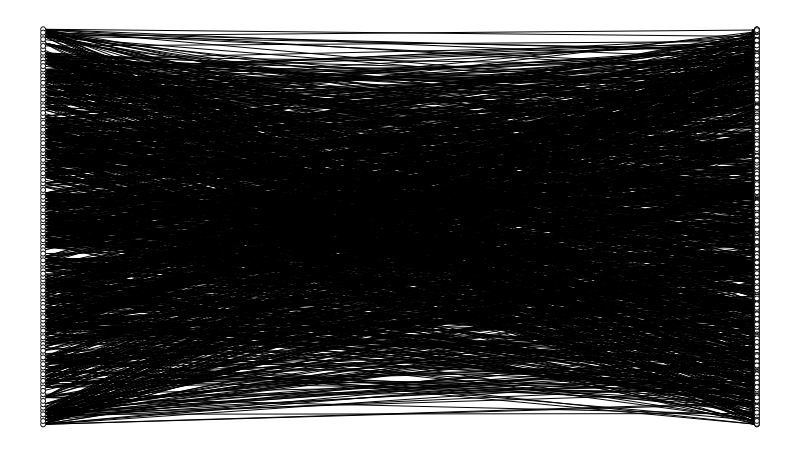

The cell this chart's notebook holds for it:
### Code cell
g1 = fm.load('twomode1.gml')
g1.set_all_nodes('size', 5)
g1.set_all_nodes('labpos', 'hover')
g1.move('bipartite', [n for n in g1.nodes if g1.nodes[n]['type'] == 'filme'])
g1.draw()

### Figure 1 — Plotly figure (JSON) as saved in the notebook; plotly's stock layout.template omitted (floating-point values rounded to 4 significant figures; data arrays with more than 128 entries replaced by an {"elided": "..."} marker saying what was removed)
{"data": [{"hoverinfo": "none", "line": {"color": "rgb(127, 127, 127)", "dash": "solid", "width": 0}, "mode": "lines", "type": "scatter", "x": [0.9459, 0.9459, null, 0, 1, null], "y": [0, 1, null, 0.5, 0.5, null]}, {"hoverinfo": "none", "line": {"color": "rgb(0, 0, 0)", "dash": "solid", "width": 1}, "mode": "lines", "type": "scatter", "x": {"elided": "12375 float values"}, "y": {"elided": "12375 float values"}}, {"hoverinfo": "text", "marker": {"color": "rgb(255, 255, 255)", "line": {"color": "rgb(0, 0, 0)", "width": 1}, "size": 5, "symbol": "circle"}, "mode": "markers", "text": {"elided": "2201 str values"}, "textfont": {"color": "rgb(0, 0, 0)"}, "textposition": "middle center", "type": "scatter", "x": {"elided": "2201 int values"}, "y": {"elided": "2201 float values"}}, {"hoverinfo": "none", "mode": "text", "text": [], "textfont": {"color": "rgb(255, 255, 255)"}, "textposition": "middle center", "type": "scatter", "x": [], "y": []}, {"hoverinfo": "none", "mode": "text", "text": {"elided": "2201 null values"}, "textfont": {"color": "rgb(0, 0, 0)"}, "textposition": "middle center", "type": "scatter", "x": {"elided": "2201 int values"}, "y": {"elided": "2201 float values"}}, {"hoverinfo": "none", "mode": "text", "text": {"elided": "1375 null values"}, "textfont": {"color": "rgb(0, 0, 0)"}, "textposition": "middle center", "type": "scatter", "x": {"elided": "1375 float values"}, "y": {"elided": "1375 float values"}}, {"hoverinfo": "none", "marker": {"color": "rgba(255, 255, 255, 0)", "line": {"color": "rgba(255, 255, 255, 0)", "width": 0}, "size": 0, "symbol": "circle"}, "mode": "markers", "type": "scatter", "x": [0.5, 0, 1, 0.5], "y": [0, 0.5, 0.5, 1]}], "layout": {"height": 450, "margin": {"b": 0, "l": 0, "r": 0, "t": 0}, "plot_bgcolor": "rgb(255, 255, 255)", "showlegend": false, "width": 800, "xaxis": {"fixedrange": true, "showgrid": false, "showticklabels": false, "zeroline": false}, "yaxis": {"fixedrange": true, "showgrid": false, "showticklabels": false, "zeroline": false}}}
